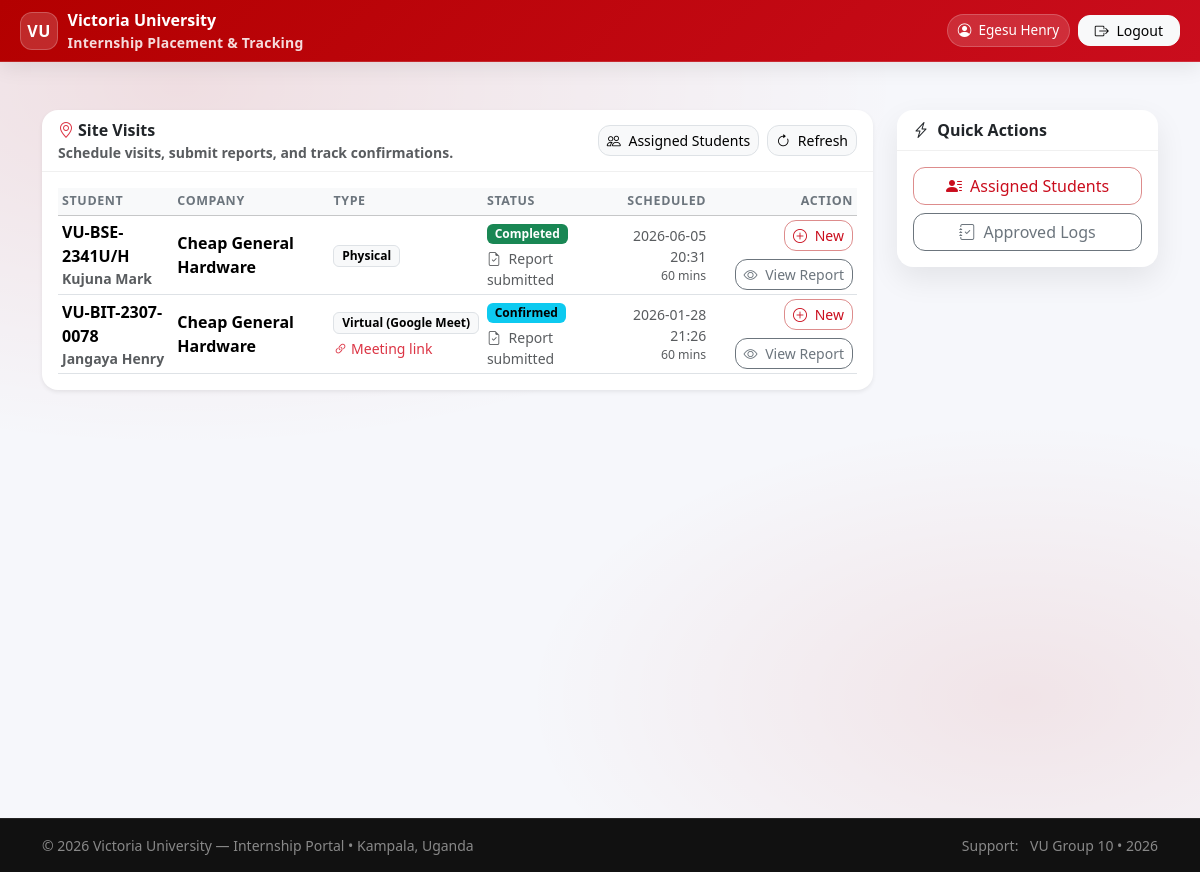
/tracking/supervisor/site-visits/ (signed in), run on the app's committed database.
### accounts/models.py (models this page shows, shortened)
class User(AbstractUser):
    username = None
    email = models.EmailField(_("email address"), unique=True)
    USERNAME_FIELD = "email"
    REQUIRED_FIELDS = []
    objects = UserManager()
    class Meta:
        permissions = [
            ("role_university_supervisor", "Role: VU_UniversitySupervisor"),
            ("role_industry_supervisor", "Role: IndustrySupervisor"),
            ("role_coordinator", "Role: VU_Coordinator"),
        ]
    @property
    def display_name(self):
        full = self.get_full_name().strip()
        return full if full else self.email

class StudentProfile(models.Model):
    user = models.OneToOneField("accounts.User", on_delete=models.CASCADE, related_name="student_profile")
    reg_no = models.CharField(max_length=50, unique=True)
    phone = models.CharField(max_length=30, blank=True)
    program = models.ForeignKey(
        "academics.Program",
        on_delete=models.PROTECT,
        null=True,
        blank=True,
        related_name="students",
    )

### tracking/models.py (models this page shows, shortened)
class SiteVisit(models.Model):
    VISIT_TYPE = [
        ("physical", "Physical"),
        ("zoom", "Virtual (Zoom)"),
        ("gmeet", "Virtual (Google Meet)"),
        ("other", "Virtual (Other)"),
    ]
    STATUS = [
        ("scheduled", "Scheduled"),
        ("confirmed", "Confirmed"),
        ("completed", "Completed"),
        ("cancelled", "Cancelled"),
    ]
    placement = models.ForeignKey("placements.Placement", on_delete=models.CASCADE, related_name="site_visits")
    supervisor = models.ForeignKey("accounts.StaffProfile", on_delete=models.CASCADE, related_name="site_visits")
    visit_type = models.CharField(max_length=12, choices=VISIT_TYPE)
    meeting_link = models.URLField(blank=True)  # required for zoom/gmeet/other
    scheduled_at = models.DateTimeField()
    duration_minutes = models.PositiveIntegerField(default=60)
    status = models.CharField(max_length=12, choices=STATUS, default="scheduled")
    agenda = models.TextField(blank=True)
    actual_at = models.DateTimeField(blank=True, null=True)
    created_at = models.DateTimeField(auto_now_add=True)
    class Meta:
        ordering = ["-scheduled_at"]

### placements/models.py (models this page shows, shortened)
class Placement(models.Model):
    STATUS = [
        ("pending_student_ack", "Pending student acknowledgement"),
        ("active", "Active"),
        ("on_hold", "On hold"),
        ("completed", "Completed"),
        ("terminated", "Terminated"),
    ]
    request = models.OneToOneField(InternshipRequest, on_delete=models.PROTECT, related_name="placement")
    company = models.ForeignKey(Company, on_delete=models.PROTECT)
    industry_supervisor = models.ForeignKey(CompanyContact, null=True, blank=True, on_delete=models.SET_NULL)
    university_supervisor = models.ForeignKey("accounts.StaffProfile", null=True, blank=True, on_delete=models.SET_NULL)
    start_date = models.DateField()
    end_date = models.DateField()
    placement_letter = models.FileField(upload_to="placements/letters/", blank=True, null=True)
    status = models.CharField(max_length=30, choices=STATUS, default="pending_student_ack")
    created_at = models.DateTimeField(auto_now_add=True)

class InternshipRequest(models.Model):
    SOURCE = [
        ("student_selected", "Student selected from list"),
        ("student_proposed", "Student proposed new company"),
        ("university_assigned", "University assigned"),
    ]
    STATUS = [
        ("draft", "Draft"),
        ("submitted", "Submitted"),
        ("under_review", "Under review"),
        ("recommendation_pending", "Recommendation pending approval"),
        ("recommended", "Recommendation issued"),
        ("acceptance_uploaded", "Acceptance uploaded"),
        ("acceptance_verified", "Acceptance verified"),
        ("rejected", "Rejected"),
        ("returned_for_acceptance", "Returned: Upload Acceptance Letter"),
    ]
    student = models.ForeignKey(
        "accounts.StudentProfile",
        on_delete=models.CASCADE,
        related_name="requests"
    )
    period = models.ForeignKey(InternshipPeriod, on_delete=models.PROTECT)
    request_source = models.CharField(max_length=30, choices=SOURCE)
    preferred_company = models.ForeignKey(Company, null=True, blank=True, on_delete=models.SET_NULL)
    coordinator_comment = models.TextField(blank=True)
    coordinator_commented_at = models.DateTimeField(null=True, blank=True)
    proposed_company_name = models.CharField(max_length=200, blank=True)
    proposed_company_district = models.CharField(max_length=120, blank=True)
    proposed_company_address = models.CharField(max_length=255, blank=True)
    proposed_company_contact = models.CharField(max_length=200, blank=True)
    preferred_field = models.CharField(max_length=120, blank=True)
    notes = models.TextField(blank=True)
    cv = models.FileField(upload_to="requests/cv/", blank=True, null=True)
    request_letter = models.FileField(upload_to="requests/letters/", blank=True, null=True)
    status = models.CharField(max_length=40, choices=STATUS, default="draft")
    submitted_at = models.DateTimeField(null=True, blank=True)
    reviewed_by = models.ForeignKey(
        "accounts.User",
        null=True, blank=True,
        on_delete=models.SET_NULL,
        related_name="reviewed_requests"
    )
    reviewed_at = models.DateTimeField(null=True, blank=True)
    review_notes = models.TextField(blank=True)
    recommendation_letter = models.FileField(
        upload_to="requests/recommendation_letters/",
        null=True, blank=True
    )
    recommendation_issued_at = models.DateTimeField(null=True, blank=True)
    recommendation_approved = models.BooleanField(default=False)
    recommendation_approved_at = models.DateTimeField(null=True, blank=True)
    recommendation_approved_by = models.ForeignKey(
        settings.AUTH_USER_MODEL,
        null=True, blank=True,
        on_delete=models.SET_NULL,
        related_name="approved_recommendation_requests"
    )
    acceptance_letter = models.FileField(
        upload_to="requests/acceptance_letters/",
        null=True, blank=True
    )
    acceptance_uploaded_at = models.DateTimeField(null=True, blank=True)
    acceptance_verified = models.BooleanField(default=False)
    acceptance_verified_at = models.DateTimeField(null=True, blank=True)
    class Meta:
        unique_together = [("student", "period")]  # one request per period

### companies/models.py (models this page shows, shortened)
class Company(models.Model):
    STATUS = [
        ("pending_verification", "Pending verification"),
        ("approved", "Approved"),
        ("rejected", "Rejected"),
        ("inactive", "Inactive"),
    ]
    name = models.CharField(max_length=200, unique=True)
    industry = models.CharField(max_length=120, blank=True)
    district = models.CharField(max_length=120, blank=True)
    address = models.CharField(max_length=255, blank=True)
    status = models.CharField(max_length=30, choices=STATUS, default="pending_verification")
    created_at = models.DateTimeField(auto_now_add=True)

### tracking/views.py (the view)
# urls.py: path("supervisor/site-visits/", views.supervisor_site_visits, name="supervisor_site_visits"),
@login_required
def supervisor_site_visits(request):
    if not is_university_supervisor(request.user):
        return HttpResponseForbidden("University Supervisors only.")
    staff = _get_staff_profile(request.user)
    if not staff:
        return HttpResponseForbidden("Staff profile not set.")
    visits = (
        SiteVisit.objects
        .filter(supervisor=staff)
        .select_related(
            "placement",
            "placement__company",
            "placement__request__student__user",
            "supervisor__user",
        )
        .order_by("-scheduled_at")
    )
    return render(request, "tracking/supervisor_site_visits.html", {"visits": visits})

### templates/tracking/supervisor_site_visits.html (shortened to what this page needs)
{% extends "base.html" %}
{% block content %}
<div class="row g-4">
  <div class="col-12 col-lg-9">
    <div class="card shadow-sm border-0 overflow-hidden">
      <div class="card-header d-flex flex-column flex-md-row align-items-start align-items-md-center justify-content-between gap-2">
        <div>
          <div class="fw-bold">
            <i class="bi bi-geo-alt me-1 text-danger"></i>Site Visits
          </div>
          <div class="text-muted small">Schedule visits, submit reports, and track confirmations.</div>
        </div>
        <div class="d-flex gap-2 flex-wrap">
          <a href="{% url 'supervisor_students' %}" class="btn btn-light border btn-sm">
            <i class="bi bi-people me-1"></i> Assigned Students
          </a>
          <a href="{% url 'supervisor_site_visits' %}" class="btn btn-light border btn-sm">
            <i class="bi bi-arrow-clockwise me-1"></i> Refresh
          </a>
        </div>
      </div>
      <div class="card-body">
        {% if visits %}
          <div class="table-responsive">
            <table class="table table-sm table-hover align-middle mb-0">
              <thead class="table-light">
                <tr>
                  <th>Student</th>
                  <th>Company</th>
                  <th>Type</th>
                  <th>Status</th>
                  <th class="text-end">Scheduled</th>
                  <th class="text-end">Action</th>
                </tr>
              </thead>
              <tbody>
                {% for v in visits %}
                  <tr>
                    <td class="fw-semibold">
                      {{ v.placement.request.student.reg_no }}
                      <div class="small text-muted">
                        {{ v.placement.request.student.user.get_full_name|default:v.placement.request.student.user.email }}
                      </div>
                    </td>
                    <td>
                      <div class="fw-semibold">{{ v.placement.company.name|default:"—" }}</div>
                    </td>
                    <td>
                      <span class="badge text-bg-light border">{{ v.get_visit_type_display }}</span>
                      {% if v.meeting_link %}
                        <div class="small mt-1">
                          <a href="{{ v.meeting_link }}" target="_blank" rel="noopener" class="text-danger">
                            <i class="bi bi-link-45deg"></i> Meeting link
                          </a>
                        </div>
                      {% endif %}
                    </td>
                    <td>
                      {% if v.status == "scheduled" %}
                        <span class="badge text-bg-secondary">Scheduled</span>
                      {% elif v.status == "confirmed" %}
                        <span class="badge text-bg-info">Confirmed</span>
                      {% elif v.status == "completed" %}
                        <span class="badge text-bg-success">Completed</span>
                      {% elif v.status == "cancelled" %}
                        <span class="badge text-bg-dark">Cancelled</span>
                      {% else %}
                        <span class="badge text-bg-light border">{{ v.status }}</span>
                      {% endif %}
                      {% if v.report %}
                        <div class="small text-muted mt-1">
                          <i class="bi bi-file-earmark-check me-1"></i> Report submitted
                        </div>
                      {% endif %}
                    </td>
                    <td class="text-end small text-muted">
                      {{ v.scheduled_at|date:"Y-m-d H:i" }}
                      {% if v.duration_minutes %}
                        <div class="small text-muted">{{ v.duration_minutes }} mins</div>
                      {% endif %}
                    </td>
                    <td class="text-end">
                      <div class="d-flex justify-content-end gap-2 flex-wrap">
                        <a href="{% url 'schedule_site_visit' v.placement.id %}" class="btn btn-sm btn-outline-danger">
                          <i class="bi bi-plus-circle me-1"></i> New
                        </a>
                        {% if v.report %}
                          <a href="{% url 'submit_site_visit_report' v.id %}" class="btn btn-sm btn-outline-secondary">
                            <i class="bi bi-eye me-1"></i> View Report
                          </a>
                        {% endif %}
                      </div>
                    </td>
                  </tr>
                {% endfor %}
              </tbody>
            </table>
          </div>
        {% endif %}
      </div>
    </div>
  </div>
  <div class="col-12 col-lg-3">
    <div class="card mb-4">
      <div class="card-header fw-bold"><i class="bi bi-lightning-charge me-1"></i> Quick Actions</div>
      <div class="card-body d-grid gap-2">
        <a href="{% url 'supervisor_students' %}" class="btn btn-outline-danger">
          <i class="bi bi-person-lines-fill me-1"></i> Assigned Students
        </a>
        <a href="{% url 'supervisor_approved_logs' %}" class="btn btn-outline-secondary">
          <i class="bi bi-journal-check me-1"></i> Approved Logs
        </a>
      </div>
    </div>
  </div>
</div>
{% endblock %}

### templates/base.html (shortened to what this page needs)
<!doctype html>
<html lang="en">
<head>
  {% load static %}
  <link href="https://cdn.jsdelivr.net/npm/bootstrap@5.3.3/dist/css/bootstrap.min.css" rel="stylesheet">
  <link rel="stylesheet" href="https://cdn.jsdelivr.net/npm/bootstrap-icons@1.11.3/font/bootstrap-icons.min.css">
  <link rel="stylesheet" href="{% static 'base/css/vu_portal.css' %}">
</head>
<body class="vu-body d-flex flex-column">
  <header class="vu-topbar">
    <nav class="navbar navbar-expand-lg navbar-dark py-2">
      <div class="container-fluid vu-container-pad">
        <a class="vu-brand" href="{% url 'dashboard' %}">
          <span class="vu-badge">VU</span>
          <span class="d-none d-sm-inline">
            Victoria University
            <small class="d-none d-lg-block">Internship Placement & Tracking</small>
          </span>
        </a>
        <div class="collapse navbar-collapse" id="vuNav">
          <ul class="navbar-nav ms-auto align-items-lg-center gap-lg-2">
            {% if request.user.is_authenticated %}
              <li class="nav-item my-2 my-lg-0">
                <span class="vu-pill">
                  <i class="bi bi-person-circle"></i>
                  {{ request.user.display_name|default:request.user.email }}
                </span>
              </li>
              <li class="nav-item my-2 my-lg-0">
                <form method="post" action="{% url 'logout' %}" class="d-inline">
                  <button type="submit" class="btn btn-light btn-sm px-3">
                    <i class="bi bi-box-arrow-right me-1"></i> Logout
                  </button>
                </form>
              </li>
            {% else %}
              <li class="nav-item my-2 my-lg-0">
                <a href="{% url 'login' %}" class="btn btn-light btn-sm px-3">
                  <i class="bi bi-box-arrow-in-right me-1"></i> Login
                </a>
              </li>
            {% endif %}
          </ul>
        </div>
      </div>
    </nav>
  </header>
  <main id="main-content" class="container vu-main my-4 my-lg-5 flex-grow-1">
    {% block content %}{% endblock %}
  </main>
  <footer class="vu-footer mt-auto">
    <div class="container py-3 d-flex flex-column flex-md-row justify-content-between align-items-start align-items-md-center gap-2">
      <div class="small text-white-50">
        © {% now "Y" %} Victoria University — Internship Portal
        <span class="d-none d-md-inline">• Kampala, Uganda</span>
      </div>
      <div class="small text-white-50">
        <span class="me-2">Support:</span>
        <span class="text-white-50">VU Group 10 • 2026</span>
      </div>
    </div>
  </footer>
</body>
</html>

### data on the page
User: user.display_name "Egesu Henry"
SiteVisit: placement.request.student.reg_no "VU-BSE-2341U/H", placement.request.student.user.get_full_name "Kujuna Mark", placement.company.name "Cheap General Hardware", visit_type "Physical", status "Completed", shows "Report submitted", scheduled_at "2026-06-05 20:31", duration_minutes "60", shows "View Report"
SiteVisit: placement.request.student.reg_no "VU-BIT-2307-0078", placement.request.student.user.get_full_name "Jangaya Henry", placement.company.name "Cheap General Hardware", visit_type "Virtual (Google Meet)", status "Confirmed", shows "Report submitted", scheduled_at "2026-01-28 21:26", duration_minutes "60", shows "View Report"
